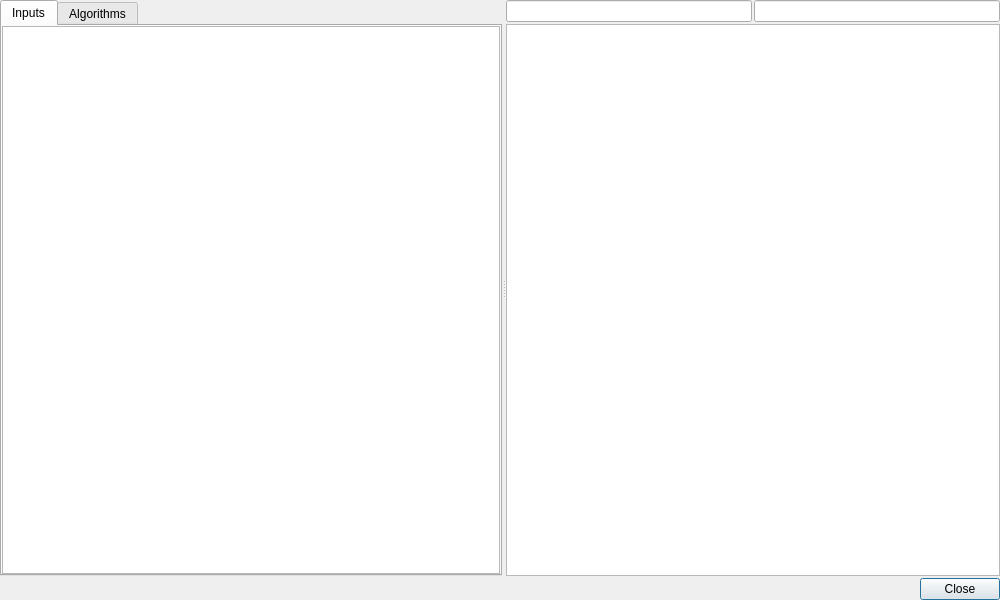
<?xml version="1.0" encoding="UTF-8"?>
<ui version="4.0">
 <class>DlgModeler</class>
 <widget class="QDialog" name="DlgModeler">
  <property name="geometry">
   <rect>
    <x>0</x>
    <y>0</y>
    <width>1000</width>
    <height>600</height>
   </rect>
  </property>
  <property name="windowTitle">
   <string>SEXTANTE modeler</string>
  </property>
  <layout class="QVBoxLayout" name="verticalLayout">
   <property name="spacing">
    <number>2</number>
   </property>
   <property name="margin">
    <number>0</number>
   </property>
   <item>
    <widget class="QSplitter" name="splitter">
     <property name="orientation">
      <enum>Qt::Horizontal</enum>
     </property>
     <widget class="QTabWidget" name="tabWidget">
      <property name="currentIndex">
       <number>0</number>
      </property>
      <widget class="QWidget" name="tab">
       <attribute name="title">
        <string>Inputs</string>
       </attribute>
       <layout class="QVBoxLayout" name="verticalLayout_2">
        <property name="spacing">
         <number>2</number>
        </property>
        <property name="margin">
         <number>0</number>
        </property>
        <item>
         <widget class="QTreeWidget" name="inputsTree">
          <property name="alternatingRowColors">
           <bool>true</bool>
          </property>
          <attribute name="headerVisible">
           <bool>false</bool>
          </attribute>
         </widget>
        </item>
       </layout>
      </widget>
      <widget class="QWidget" name="tab_2">
       <attribute name="title">
        <string>Algorithms</string>
       </attribute>
       <layout class="QVBoxLayout" name="verticalLayout_3">
        <property name="spacing">
         <number>2</number>
        </property>
        <property name="margin">
         <number>0</number>
        </property>
        <item>
         <widget class="QgsFilterLineEdit" name="searchBox">
          <property name="toolTip">
           <string>Enter algorithm name to filter list</string>
          </property>
         </widget>
        </item>
        <item>
         <widget class="QTreeWidget" name="algorithmTree">
          <property name="alternatingRowColors">
           <bool>true</bool>
          </property>
          <attribute name="headerVisible">
           <bool>false</bool>
          </attribute>
         </widget>
        </item>
       </layout>
      </widget>
     </widget>
     <widget class="QWidget" name="">
      <layout class="QGridLayout" name="gridLayout">
       <property name="spacing">
        <number>2</number>
       </property>
       <item row="0" column="0">
        <widget class="QLineEdit" name="textName">
         <property name="toolTip">
          <string>Enter model name here</string>
         </property>
        </widget>
       </item>
       <item row="0" column="1">
        <widget class="QLineEdit" name="textGroup">
         <property name="toolTip">
          <string>Enter group name here</string>
         </property>
        </widget>
       </item>
       <item row="1" column="0" colspan="2">
        <widget class="QGraphicsView" name="view"/>
       </item>
      </layout>
     </widget>
    </widget>
   </item>
   <item>
    <widget class="QDialogButtonBox" name="buttonBox">
     <property name="orientation">
      <enum>Qt::Horizontal</enum>
     </property>
     <property name="standardButtons">
      <set>QDialogButtonBox::Close</set>
     </property>
    </widget>
   </item>
  </layout>
 </widget>
 <customwidgets>
  <customwidget>
   <class>QgsFilterLineEdit</class>
   <extends>QLineEdit</extends>
   <header>qgis.gui</header>
  </customwidget>
 </customwidgets>
 <resources/>
 <connections>
  <connection>
   <sender>buttonBox</sender>
   <signal>accepted()</signal>
   <receiver>DlgModeler</receiver>
   <slot>accept()</slot>
   <hints>
    <hint type="sourcelabel">
     <x>248</x>
     <y>254</y>
    </hint>
    <hint type="destinationlabel">
     <x>157</x>
     <y>274</y>
    </hint>
   </hints>
  </connection>
  <connection>
   <sender>buttonBox</sender>
   <signal>rejected()</signal>
   <receiver>DlgModeler</receiver>
   <slot>reject()</slot>
   <hints>
    <hint type="sourcelabel">
     <x>316</x>
     <y>260</y>
    </hint>
    <hint type="destinationlabel">
     <x>286</x>
     <y>274</y>
    </hint>
   </hints>
  </connection>
 </connections>
</ui>
